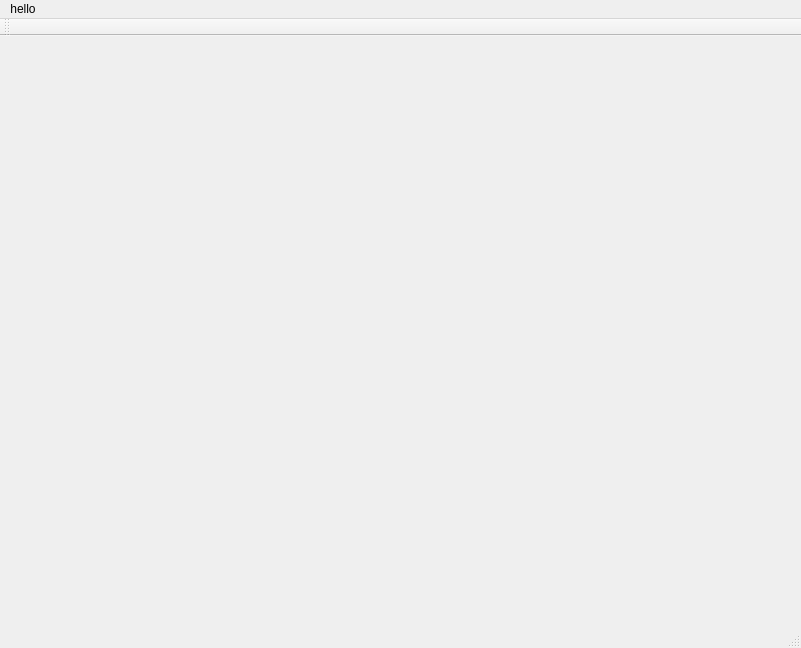
<?xml version="1.0" encoding="UTF-8"?>
<ui version="4.0">
 <class>MyWidget</class>
 <widget class="QMainWindow" name="MyWidget">
  <property name="geometry">
   <rect>
    <x>0</x>
    <y>0</y>
    <width>801</width>
    <height>648</height>
   </rect>
  </property>
  <property name="windowTitle">
   <string>lathe</string>
  </property>
  <widget class="QWidget" name="centralWidget">
   <property name="enabled">
    <bool>true</bool>
   </property>
  </widget>
  <widget class="QMenuBar" name="menuBar">
   <property name="geometry">
    <rect>
     <x>0</x>
     <y>0</y>
     <width>801</width>
     <height>23</height>
    </rect>
   </property>
   <widget class="QMenu" name="menuhello">
    <property name="title">
     <string>hello</string>
    </property>
   </widget>
   <addaction name="menuhello"/>
  </widget>
  <widget class="QToolBar" name="mainToolBar">
   <attribute name="toolBarArea">
    <enum>TopToolBarArea</enum>
   </attribute>
   <attribute name="toolBarBreak">
    <bool>false</bool>
   </attribute>
  </widget>
  <widget class="QStatusBar" name="statusBar"/>
 </widget>
 <layoutdefault spacing="6" margin="11"/>
 <resources>
  <include location="MyWidget.qrc"/>
 </resources>
 <connections/>
</ui>
